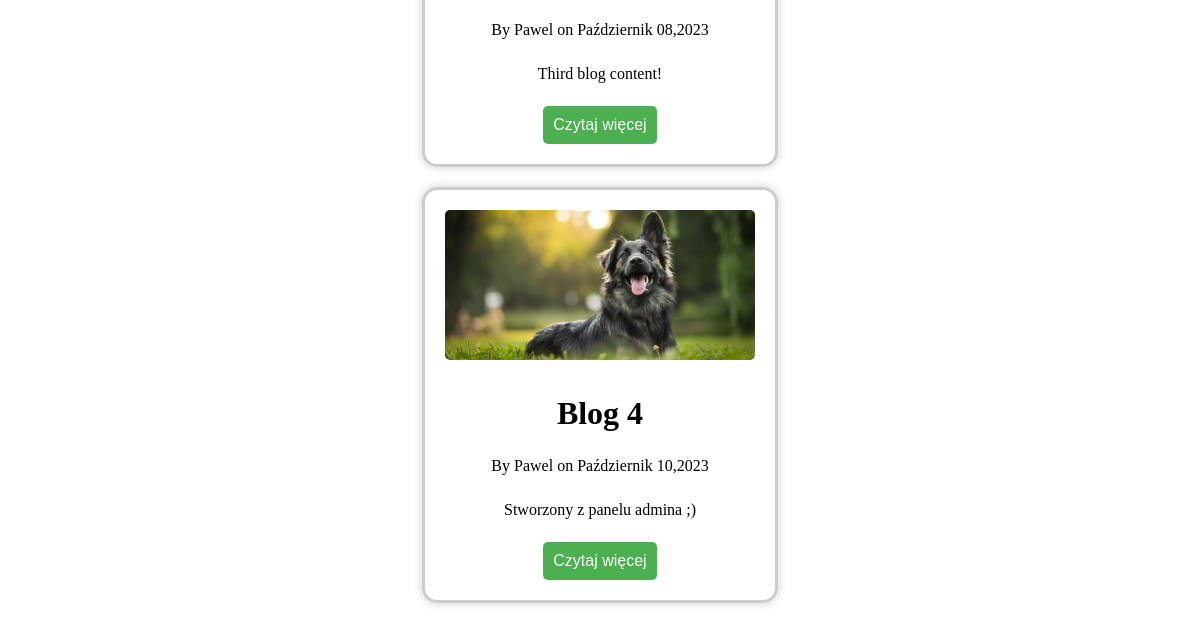
Page /about/ (lower part) on the earlier database version.
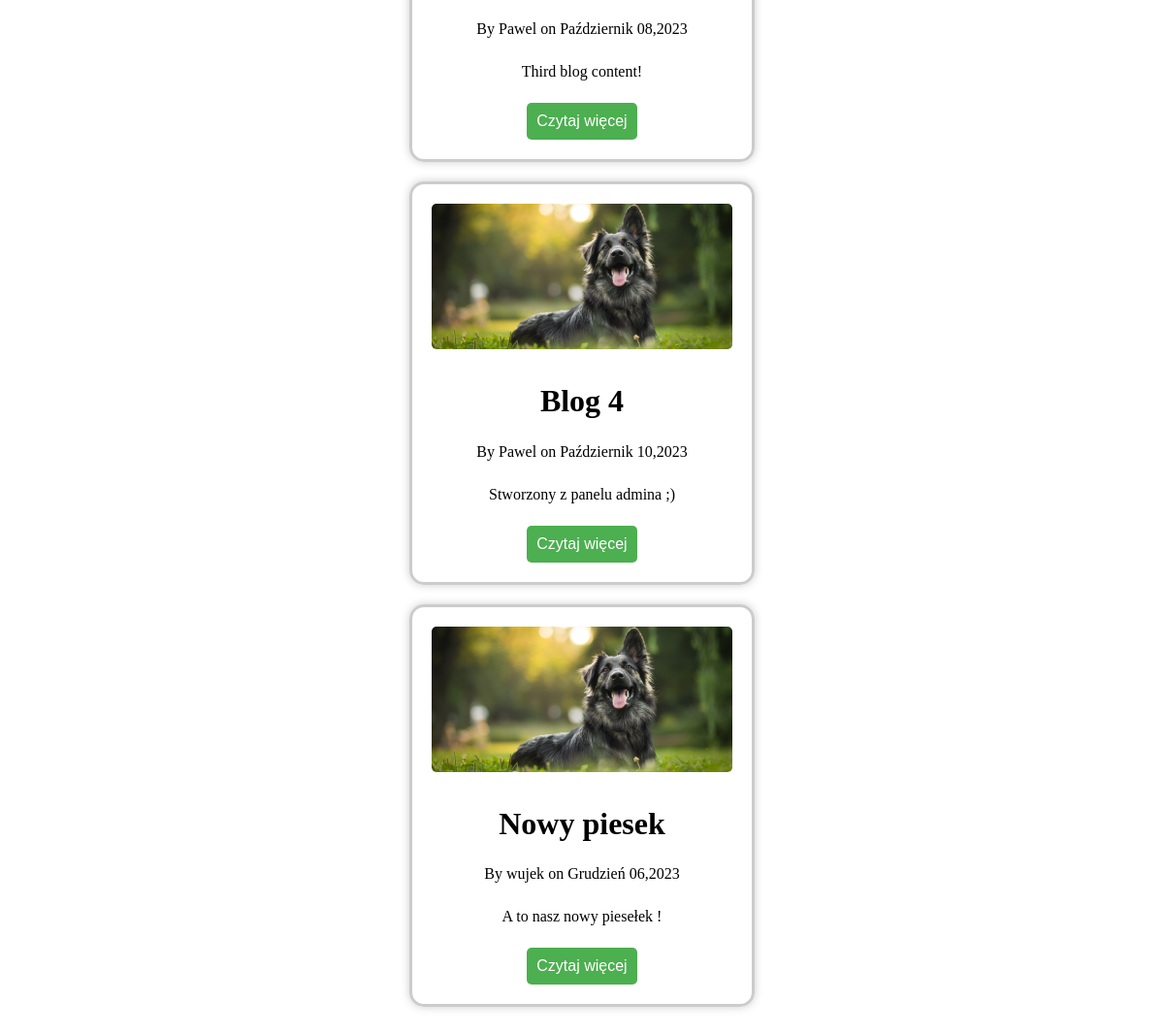
Same page on the later database version.
### psinder/models.py (models this page shows, shortened)
class Post(models.Model):
    title = models.CharField(max_length=50)
    content = models.TextField()
    date_posted = models.DateTimeField(default=timezone.now)
    author = models.ForeignKey(User, on_delete=models.CASCADE)

### psinder/views.py (the view)
# urls.py: path('about/', views.about, name='psinder-about'),
def about(request):
    context = {
        'posts': Post.objects.all()
    }
    return render(request, 'psinder/about.html',context)

### psinder/templates/psinder/about.html (shortened to what this page needs)
<!DOCTYPE html>
<html lang="en">
<head>
</head>
<body>
    {% for post in posts %}
{% load static %}
<link rel="stylesheet" type="text/css" href="{% static 'psinder/about.css' %} ">
    <div class="grid-container">
      <div class="card">
        <img src="{% static 'Pies1.jpg' %}" alt="Opis zdjecia" />
         <h1> {{ post.title }} </h1>
          {% load i18n %}
          {% language 'pl' %}
          <p> By {{post.author }} on {{ post.date_posted|date:"F d,Y" }}
             {% endlanguage %}
          <p> {{post.content }}      </p>
        <button>Czytaj więcej</button>
      </div>
    </div>
{% endfor %}
</body>
</html>

Differences in the rows shown:
added Post: title "Nowy piesek", author "wujek", date_posted "Grudzień 06,2023", content "A to nasz nowy piesełek !"
